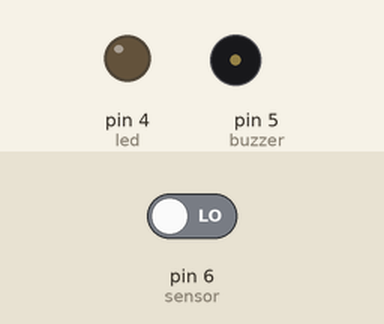
Simulated run of this sketch. Board: Arduino Uno, built with avr-gcc and run on an emulated ATmega328P. On the bench: output pins drawn as LEDs (lit = HIGH), buzzer (waves = sounding). The inputs (shaded band) are chosen by the test bench; at power-on: pin 6 (sensor) LOW.

Above: at 1.4 s.
1.5 s: pin 6 (sensor) driven HIGH
At 1.8 s:
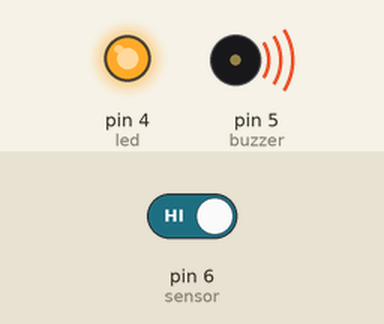
3.0 s: pin 6 (sensor) driven LOW
At 4.1 s:
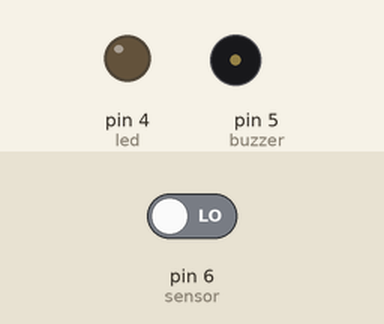
Timing chart, 0 to 6.0 s (numbered marks = the images above; inputs shaded):
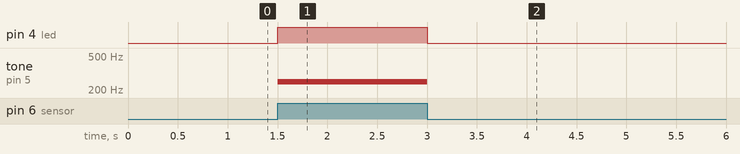

The sketch:

shoesensor.ino
```cpp
#define led 4 // led at pin 4
#define buzzer 5 // buzzer at pin 5
#define sensor 6 // ir sensor at pin 6
int sound=250; // set buzzer sound
void setup()
{
Serial.begin(9600);
pinMode(sensor,INPUT);
pinMode(led,OUTPUT);
pinMode(buzzer,OUTPUT);
}
void loop()
{
int detect=digitalRead(sensor); // read status of sensor
if(detect==HIGH) // if sensor detects obstacle
{
digitalWrite(led,HIGH); // led on
tone(buzzer,sound); // buzzer sounds
}
else{
digitalWrite(led,LOW);
noTone(buzzer);
}
delay(300);
}
```

Measured:
- after the input at 1.5 s, pin 4 (led): LOW → HIGH at once; tone on pin 5 (buzzer): silent → 250 Hz at once
- after the input at 3.0 s, pin 4 (led): HIGH → LOW at once; tone on pin 5 (buzzer): 250 Hz → silent at once
